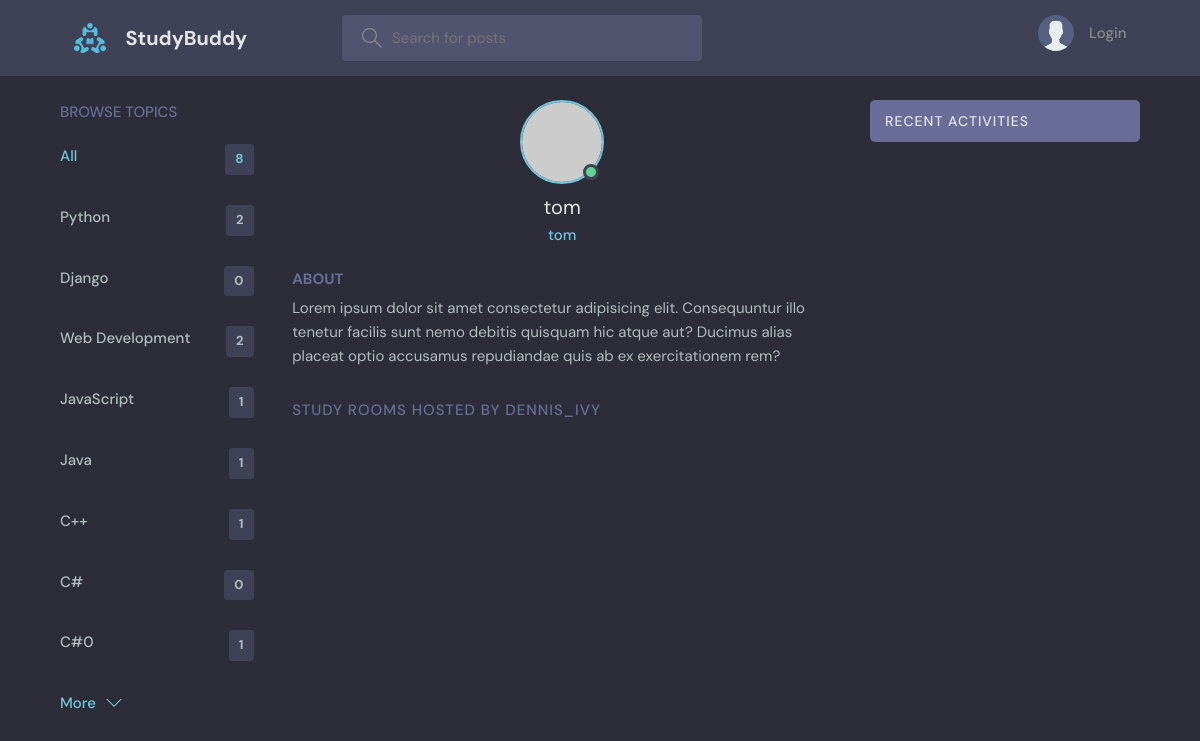
The page /profile/4/ on the database its author committed.
### base/models.py (models this page shows, shortened)
class Topic(models.Model):
    name = models.CharField(max_length=200)

### base/views.py (the view)
# urls.py: path('profile/<str:pk>/', views.userProfile, name="user-profile"),
def userProfile(request, pk):
    user = User.objects.get(id=pk)
    rooms = user.room_set.all()
    room_messages = user.message_set.all()
    topics = Topic.objects.all()
    context = {'user': user, 'rooms': rooms, 'room_messages': room_messages, 'topics': topics}
    return render(request, 'base/profile.html', context)

### base/templates/base/profile.html (shortened to what this page needs)
{% extends 'main.html' %}
{% block content %}
  <main class="profile-page layout layout--3">
    <div class="container">
      {% include 'base/topics_component.html' %}
      <div class="roomList">
        <div class="profile">
          <div class="profile__avatar">
            <div class="avatar avatar--large active">
              <img src="https://randomuser.me/api/portraits/men/11.jpg" />
            </div>
          </div>
          <div class="profile__info">
            <h3>{{user.username}}</h3>
            <p>{{user.username}}</p>
          </div>
          <div class="profile__about">
            <h3>About</h3>
            <p>
              Lorem ipsum dolor sit amet consectetur adipisicing elit. Consequuntur illo tenetur
              facilis sunt nemo debitis quisquam hic atque aut? Ducimus alias placeat optio
              accusamus repudiandae quis ab ex exercitationem rem?
            </p>
          </div>
        </div>
        <div class="roomList__header">
          <div>
            <h2>Study Rooms Hosted by dennis_ivy</a>
            </h2>
          </div>
        </div>
      </div>
      {%  include 'base/activity_component.html' %}
    </div>
  </main>
{%  endblock content %}

### base/templates/base/topics_component.html
<div class="topics">
    <div class="topics__header">
      <h2>Browse Topics</h2>
    </div>
    <ul class="topics__list">
      <li>
        <a href="{%  url 'home' %}" class="active">All <span>{{topics.count}}</span></a>
      </li>
      {% for topic in topics %}
      <li>
        <a href="{% url 'home' %}?q={{topic.name}}">{{topic.name}}<span>{{topic.room_set.all.count}}</span></a>
      </li>
      {% endfor %}
    </ul>
    <a class="btn btn--link" href="topics.html">
      More
      <svg version="1.1" xmlns="http://www.w3.org/2000/svg" width="32" height="32" viewBox="0 0 32 32">
        <title>chevron-down</title>
        <path d="M16 21l-13-13h-3l16 16 16-16h-3l-13 13z"></path>
      </svg>
    </a>
  </div>

### static/styles/style.css (style rules this page uses)
:root { --color-main: #71c6dd; --color-main-light: #e1f6fb; --color-dark: #3f4156; --color-dark-medium: #51546e; --color-dark-light: #696d97; --color-light: #e5e5e5; --color-gray: #8b8b8b; --color-light-gray: #b2bdbd; --color-bg: #2d2d39; --color-success: #5dd693; --color-error: #fc4b0b; }
* { font-family: "DM Sans", -apple-system, BlinkMacSystemFont, "Segoe UI", Roboto, Oxygen, Ubuntu, Cantarell, "Open Sans", "Helvetica Neue", sans-serif; margin: 0; padding: 0; box-sizing: border-box; text-rendering: optimizeLegibility; font-size: inherit; }
html { font-size: 56.25%; }
@media only screen and (min-width: 1200px) { html { font-size: 62.5%; } }
body { line-height: 1.6; font-weight: 400; font-size: 1.5rem; color: var(--color-light-gray); background-color: var(--color-bg); min-height: 100vh; }
img { width: 100%; }
a { display: inline-block; color: var(--color-main); text-decoration: none; }
.container { max-width: 120rem; width: 90%; margin: auto; }
.btn { background-color: transparent; border: none; display: inline-flex; align-items: center; gap: 1rem; cursor: pointer; transition: all ease-in-out 0.3s; padding: 1rem 2rem; border-radius: 5px; box-shadow: 1px 1px 3px 1px rgba(0, 0, 0, 0.15); font-weight: 500; }
.btn--link { border-radius: 0; padding: 0; color: var(--color-main); box-shadow: none; }
.btn > svg { fill: currentColor; width: 1.6rem; height: 1.6rem; }
.avatar { position: relative; display: inline-block; border-radius: 50%; border: 2px solid var(--color-main); }
.avatar img { display: block; border-radius: 50%; object-fit: cover; object-position: center; }
.avatar::after { content: ""; display: block; position: absolute; background-color: var(--color-gray); z-index: 111; border-radius: 50%; border: 0.3rem solid var(--color-dark); }
.avatar.active::after { background-color: var(--color-success); }
.avatar.avatar--large img { display: block; width: 8rem; height: 8rem; border-radius: 50%; }
.avatar.avatar--large:after { width: 1rem; height: 1rem; bottom: 2px; right: 3.5px; }
.layout { margin-top: 2.4rem; }
.layout > .container { display: flex; justify-content: space-between; align-items: flex-start; }
.layout--3 > .container > div:first-child { flex-basis: 18%; max-width: 22.5rem; }
.layout--3 > .container > div:nth-child(2) { flex-basis: 50%; }
.topics__header { margin-bottom: 2rem; }
.topics__header h2 { text-transform: uppercase; font-weight: 500; color: var(--color-dark-light); }
.topics__list { list-style: none; }
.topics__list li a { display: flex; justify-content: space-between; margin-bottom: 3rem; font-weight: 500; color: var(--color-light-gray); transition: all 0.3s ease-in-out; }
.topics__list li a.active, .topics__list li a:hover { color: var(--color-main); }
.topics__list li a span { padding: 0.5rem 1rem; background-color: var(--color-dark); border-radius: 3px; font-size: 1.3rem; font-weight: 700; letter-spacing: 1px; }
.roomList__header { display: flex; justify-content: space-between; align-items: center; margin-bottom: 2.4rem; }
.roomList__header h2 { text-transform: uppercase; font-weight: 500; color: var(--color-light); letter-spacing: 1px; }
.profile { margin-bottom: 3rem; }
.profile__avatar { text-align: center; }
.profile__info { text-align: center; }
.profile__info h3 { font-size: 2rem; color: var(--color-light); font-weight: 400; }
.profile__info p { color: var(--color-main); font-weight: 500; margin-bottom: 1rem; }
.profile__about { margin-top: 2rem; }
.profile__about h3 { text-transform: uppercase; color: var(--color-dark-light); margin-bottom: 0.5rem; }
.profile-page .roomList__header { margin-bottom: 1.5rem; }
.profile-page .roomList__header h2 { color: var(--color-dark-light); }

### rows shown on the page
Topic: name "Python", room_set.all.count "2"
Topic: name "Django", room_set.all.count "0"
Topic: name "Web Development", room_set.all.count "2"
Topic: name "JavaScript", room_set.all.count "1"
Topic: name "Java", room_set.all.count "1"
Topic: name "C++", room_set.all.count "1"
Topic: name "C#", room_set.all.count "0"
Topic: name "C#0", room_set.all.count "1"

### other values the page prints
{{ topics.count }} "8"
{{ user.username }} "tom"
